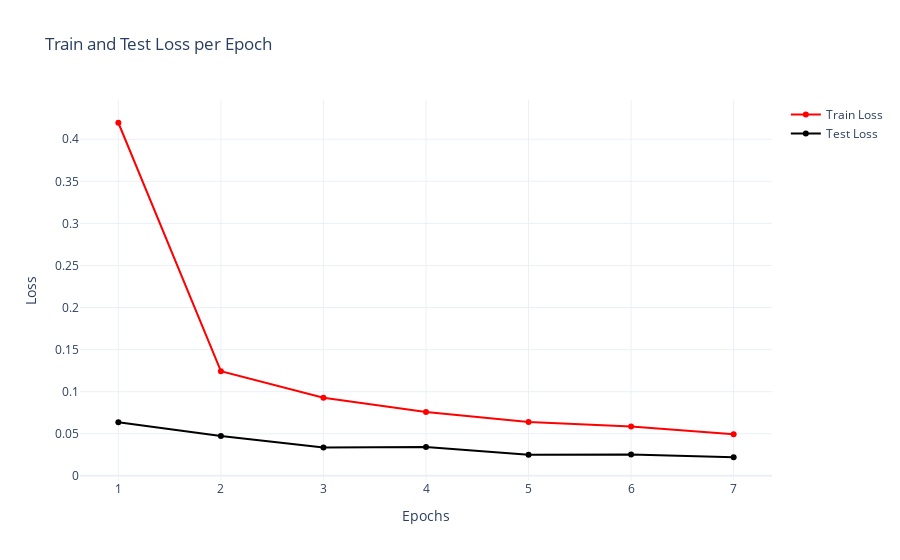

The cell this chart's notebook holds for it:
### Code cell
epochs=list(range(1,len(train_losses)+1))


train=go.Scatter(x=epochs,
                 y=train_losses,
                 mode='lines+markers',
                 name='Train Loss',line=dict(color='red'))



test=go.Scatter(x=epochs,
                 y=test_losses,
                 mode='lines+markers',
                 name='Test Loss',line=dict(color='black'))

figure=go.Figure(data=[train,test])
figure.update_layout(title='Train and Test Loss per Epoch',
                    xaxis_title='Epochs',
                    yaxis_title='Loss',
                    template='plotly_white')

figure.show()

### Figure 1 — Plotly figure (JSON) as saved in the notebook; plotly's stock layout.template omitted (floating-point values rounded to 4 significant figures)
{"data": [{"line": {"color": "red"}, "mode": "lines+markers", "name": "Train Loss", "type": "scatter", "x": [1, 2, 3, 4, 5, 6, 7], "y": [0.4196, 0.1245, 0.09291, 0.07581, 0.06404, 0.05864, 0.04942]}, {"line": {"color": "black"}, "mode": "lines+markers", "name": "Test Loss", "type": "scatter", "x": [1, 2, 3, 4, 5, 6, 7], "y": [0.06377, 0.0474, 0.03361, 0.03431, 0.025, 0.02536, 0.02212]}], "layout": {"title": {"text": "Train and Test Loss per Epoch"}, "xaxis": {"title": {"text": "Epochs"}}, "yaxis": {"title": {"text": "Loss"}}}}
